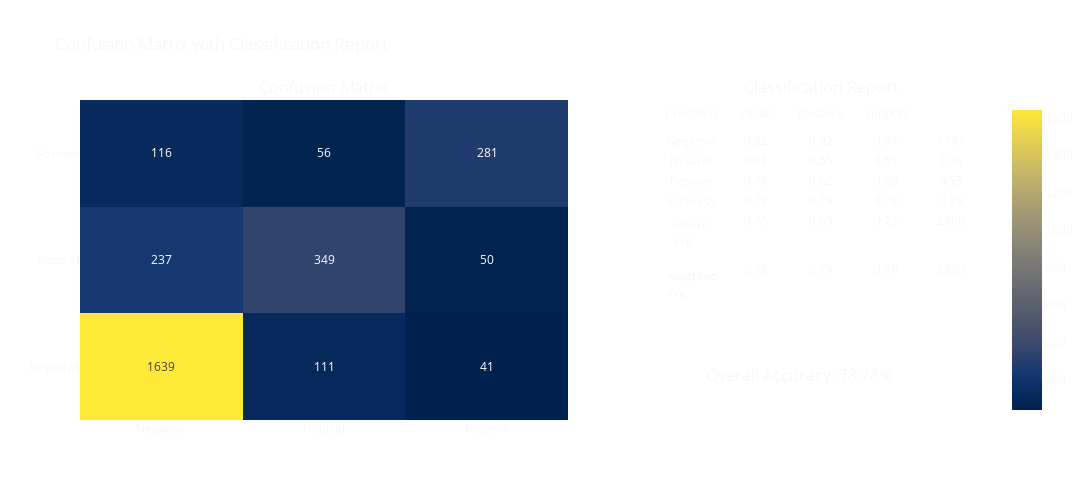

Here is the notebook cell this chart was saved with:
### Markdown cell above
Make the following.

Base SVC:
    Linear
    Polynomial
    RBF

Hyperparamterized: (Let it Choose best one. From there we run the following)
    Nu Support
    Penalty

Repeat Everything done from above using unigram and then bigram.

### Code cell
# SVC Linear
random.seed(10)
text = tweets['cleaned_text_stopwords'].values
labels = tweets['airline_sentiment'].values

# Split the data into training and testing sets
text_train, text_test, labels_train, labels_test = train_test_split(text, labels, test_size=0.2, random_state=42)

# TF-IDF Vectorization
vectorizer = TfidfVectorizer(max_features=1000)
X_train_tfidf = vectorizer.fit_transform(text_train)
X_test_tfidf = vectorizer.transform(text_test)

# Train LinearSVC on the training data
linear_svc_model = LinearSVC()
linear_svc_model.fit(X_train_tfidf, labels_train)

# Make predictions on the test set
y_pred = linear_svc_model.predict(X_test_tfidf)

# Model evaluation
accuracy = accuracy_score(labels_test, y_pred)
print(f'Accuracy: {accuracy:.2f}')

# Classification Report
print('\nClassification Report:')
print(classification_report(labels_test, y_pred))

# Confusion Matrix
cm = confusion_matrix(labels_test, y_pred)
plot_confusion_matrix_with_classification_report(cm, ["Negative", "Neutral", "Positive"], labels_test, y_pred)

### Figure 1 — Plotly figure (JSON) as saved in the notebook; plotly's stock layout.template omitted (floating-point values rounded to 4 significant figures)
{"data": [{"colorscale": [[0, "#00224e"], [0.1111, "#123570"], [0.2222, "#3b496c"], [0.3333, "#575d6d"], [0.4444, "#707173"], [0.5556, "#8a8678"], [0.6667, "#a59c74"], [0.7778, "#c3b369"], [0.8889, "#e1cc55"], [1, "#fee838"]], "showscale": true, "text": [[1639, 111, 41], [237, 349, 50], [116, 56, 281]], "textfont": {"size": 12}, "texttemplate": "%{text}", "type": "heatmap", "x": ["Negative", "Neutral", "Positive"], "xaxis": "x", "y": ["Negative", "Neutral", "Positive"], "yaxis": "y", "z": [[1639, 111, 41], [237, 349, 50], [116, 56, 281]]}, {"cells": {"fill": {"color": "rgba(0,0,0,0)"}, "values": [["Negative", "Neutral", "Positive", "accuracy", "macro avg", "weighted avg"], [0.82, 0.68, 0.76, 0.79, 0.75, 0.78], [0.92, 0.55, 0.62, 0.79, 0.69, 0.79], [0.87, 0.61, 0.68, 0.79, 0.72, 0.78], [1791, 636, 453, 0.79, 2880, 2880]]}, "domain": {"x": [0.64, 1], "y": [0, 1]}, "header": {"fill": {"color": "rgba(0,0,0,0)"}, "values": ["precision", "recall", "f1-score", "support"]}, "type": "table"}], "layout": {"annotations": [{"font": {"size": 16}, "showarrow": false, "text": "Confusion Matrix", "x": 0.27, "xanchor": "center", "xref": "paper", "y": 1, "yanchor": "bottom", "yref": "paper"}, {"font": {"size": 16}, "showarrow": false, "text": "Classification Report", "x": 0.82, "xanchor": "center", "xref": "paper", "y": 1, "yanchor": "bottom", "yref": "paper"}, {"font": {"color": "rgba(247, 247, 247, 1)", "size": 16}, "showarrow": false, "text": "Overall Accuracy: 78.78%", "x": 0.9, "xref": "paper", "y": 0.1, "yref": "paper"}], "font": {"color": "rgba(247, 247, 247, 1)"}, "height": 500, "paper_bgcolor": "rgba(0,0,0,0)", "title": {"text": "Confusion Matrix with Classification Report"}, "width": 1200, "xaxis": {"anchor": "y", "domain": [0, 0.54]}, "yaxis": {"anchor": "x", "domain": [0, 1]}}}
